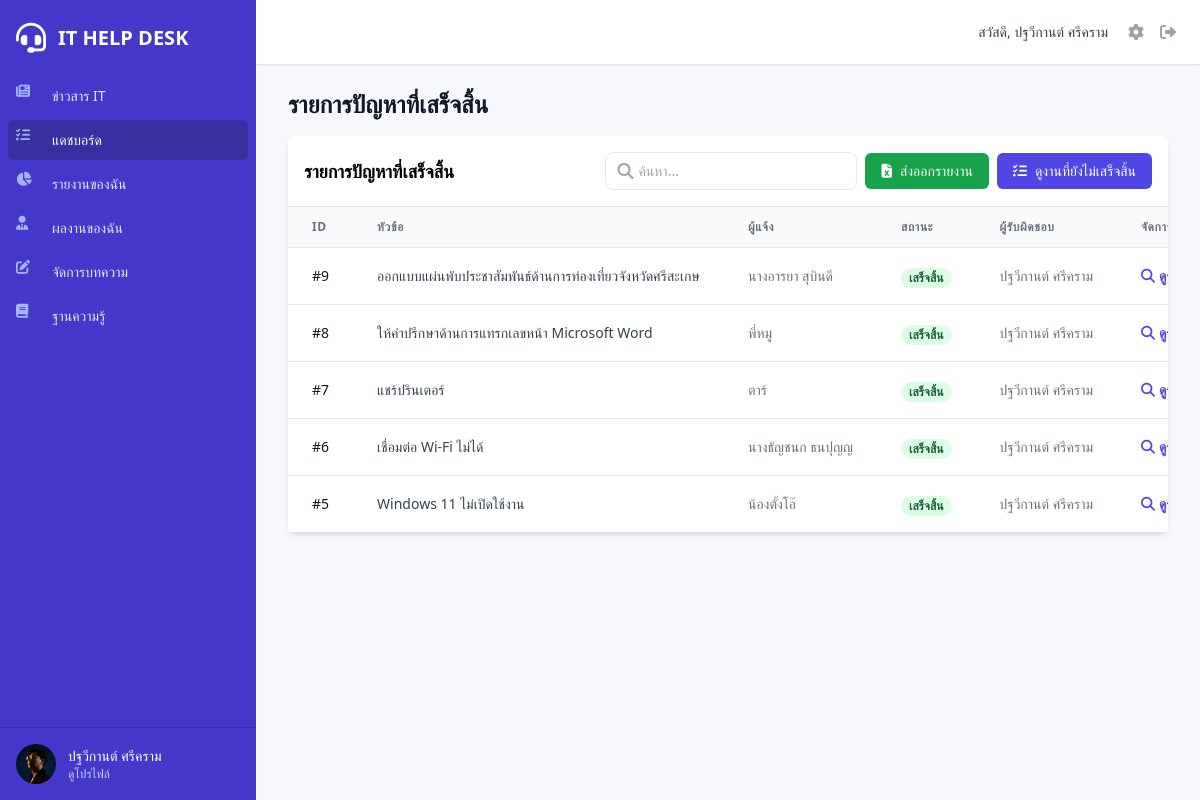
The page /it_dashboard.php?view=done (signed in) on the database its author committed.
### tables this page shows
CREATE TABLE `users` (
  `id` int(11) NOT NULL,
  `fullname` varchar(255) NOT NULL,
  `position` varchar(255) DEFAULT NULL,
  `department` varchar(255) DEFAULT NULL,
  `division` varchar(255) DEFAULT NULL,
  `phone` varchar(50) DEFAULT NULL,
  `line_id` varchar(100) DEFAULT NULL,
  `email` varchar(255) NOT NULL,
  `password` varchar(255) NOT NULL,
  `image_url` varchar(255) DEFAULT 'assets/images/user.png',
  `role` enum('user','it','admin') NOT NULL DEFAULT 'user',
  `created_at` timestamp NOT NULL DEFAULT current_timestamp()
);

CREATE TABLE `issues` (
  `id` int(11) NOT NULL,
  `user_id` int(11) DEFAULT NULL,
  `reporter_name` varchar(255) NOT NULL,
  `reporter_contact` varchar(255) NOT NULL,
  `reporter_position` varchar(255) DEFAULT NULL,
  `reporter_department` varchar(255) DEFAULT NULL,
  `division` varchar(255) DEFAULT NULL,
  `category` varchar(100) NOT NULL,
  `title` varchar(255) NOT NULL,
  `description` text NOT NULL,
  `urgency` enum('ด่วนมาก','ปกติ','สามารถรอได้') NOT NULL,
  `status` enum('pending','in_progress','done','cannot_resolve','awaiting_parts') NOT NULL DEFAULT 'pending',
  `assigned_to` int(11) DEFAULT NULL,
  `created_at` timestamp NOT NULL DEFAULT current_timestamp(),
  `updated_at` timestamp NOT NULL DEFAULT current_timestamp() ON UPDATE current_timestamp(),
  `completed_at` timestamp NULL DEFAULT NULL,
  `satisfaction_rating` int(1) DEFAULT NULL COMMENT 'คะแนนความพึงพอใจ 1-5',
  `signature_image` varchar(255) DEFAULT NULL COMMENT 'เส้นทางไฟล์รูปภาพลายเซ็น'
);

### includes/functions.php (called while the page is built, shortened)
<?php
function get_user_avatar($image_url) {
    $default_avatar = 'assets/images/user.png';
    if (!empty($image_url) && file_exists($image_url)) {
        return $image_url;
    }
    return $default_avatar;
}
function getUserById($id, $conn) {
    $stmt = $conn->prepare("SELECT * FROM users WHERE id = ?");
    $stmt->bind_param("i", $id);
    $stmt->execute();
    $result = $stmt->get_result();
    $user = $result->fetch_assoc();
    return $user;
}
function getUserNameById($id, $conn) {
    $user = getUserById($id, $conn);
    return $user ? htmlspecialchars($user['fullname']) : '-';
}
?>

### it_dashboard.php (the view, shortened to what this page needs)
<?php
require_once 'includes/functions.php';
$items_per_page = 5;
$current_page = isset($_GET['page']) ? (int)$_GET['page'] : 1;
$offset = ($current_page - 1) * $items_per_page;
$view = $_GET['view'] ?? 'active';
$search_term = trim($_GET['search'] ?? '');
$sql_conditions = [];
$params = [];
$types = "";
if ($view === 'done') {
    $page_title = "รายการปัญหาที่เสร็จสิ้น";
    $sql_conditions[] = "status = 'done'";
    if ($_SESSION['role'] === 'it') {
        $sql_conditions[] = "assigned_to = ?";
        $params[] = $_SESSION['user_id'];
        $types .= "i";
    }
} else {
    $page_title = "รายการปัญหา (ที่ยังไม่เสร็จสิ้น)";
    $sql_conditions[] = "status != 'done'";
}
$where_clause = !empty($sql_conditions) ? " WHERE " . implode(" AND ", $sql_conditions) : "";
$sql = "SELECT * FROM issues" . $where_clause . " ORDER BY created_at DESC LIMIT ? OFFSET ?";
array_push($params, $items_per_page, $offset);
$types .= "ii";
$stmt = $conn->prepare($sql);
$stmt->bind_param($types, ...$params);
$stmt->execute();
$result = $stmt->get_result();
require_once 'includes/header.php';
$status_text_map = [
    'pending' => 'รอตรวจสอบ',
    'in_progress' => 'กำลังดำเนินการ',
    'done' => 'เสร็จสิ้น',
    'cannot_resolve' => 'แก้ไขไม่ได้'
];
$status_color_map = [
    'pending' => 'bg-yellow-100 text-yellow-800',
    'in_progress' => 'bg-blue-100 text-blue-800',
    'done' => 'bg-green-100 text-green-800',
    'cannot_resolve' => 'bg-red-100 text-red-800'
];
?>
<div class="bg-white rounded-lg shadow-md">
    <div class="p-4 flex flex-col sm:flex-row justify-between items-start sm:items-center gap-4 border-b">
       <h3 class="font-semibold text-lg"><?php echo htmlspecialchars($page_title); ?></h3>
       <div class="flex items-center space-x-2 w-full sm:w-auto">
            <form method="GET" action="it_dashboard.php" class="flex-grow sm:flex-grow-0">
                <div class="relative">
                    <input type="text" name="search" placeholder="ค้นหา..." value="<?php echo htmlspecialchars($search_term); ?>" class="w-full pl-8 pr-4 py-2 border rounded-lg text-sm focus:outline-none focus:ring-2 focus:ring-indigo-500">
                    <i class="fa-solid fa-search absolute left-3 top-1/2 -translate-y-1/2 text-gray-400"></i>
                </div>
            </form>
            <?php if ($_SESSION['role'] === 'it'): ?>
                <a href="export_report.php?user_id=<?php echo $_SESSION['user_id']; ?>" class="px-4 py-2 bg-green-600 text-white rounded-md text-sm hover:bg-green-700 whitespace-nowrap">
                    <i class="fa-solid fa-file-excel mr-2"></i>ส่งออกรายงาน
                </a>
            <?php endif; ?>
            <?php if ($view === 'done'): ?>
                <a href="it_dashboard.php" class="px-4 py-2 bg-indigo-600 text-white rounded-md text-sm hover:bg-indigo-700 whitespace-nowrap">
                    <i class="fa-solid fa-list-check mr-2"></i>ดูงานที่ยังไม่เสร็จสิ้น
                </a>
            <?php else: ?>
                <a href="it_dashboard.php?view=done" class="px-4 py-2 bg-green-500 text-white rounded-md text-sm hover:bg-green-600 whitespace-nowrap">
                    <i class="fa-solid fa-check-double mr-2"></i>ดูงานที่เสร็จสิ้นแล้ว
                </a>
            <?php endif; ?>
       </div>
   </div>
   <div class="overflow-x-auto">
        <table class="min-w-full divide-y divide-gray-200">
            <thead class="bg-gray-50">
                <tr>
                    <th class="px-6 py-3 text-left text-xs font-bold text-gray-500 uppercase tracking-wider">ID</th>
                    <th class="px-6 py-3 text-left text-xs font-bold text-gray-500 uppercase tracking-wider">หัวข้อ</th>
                    <th class="px-6 py-3 text-left text-xs font-bold text-gray-500 uppercase tracking-wider">ผู้แจ้ง</th>
                    <th class="px-6 py-3 text-left text-xs font-bold text-gray-500 uppercase tracking-wider">สถานะ</th>
                    <th class="px-6 py-3 text-left text-xs font-bold text-gray-500 uppercase tracking-wider">ผู้รับผิดชอบ</th>
                    <th class="px-6 py-3 text-left text-xs font-bold text-gray-500 uppercase tracking-wider">จัดการ</th>
                </tr>
            </thead>
            <tbody class="bg-white divide-y divide-gray-200">
                <?php if ($result && $result->num_rows > 0): ?>
                    <?php while($issue = $result->fetch_assoc()): ?>
                        <tr class="hover:bg-gray-50">
                            <td class="px-6 py-4 whitespace-nowrap text-sm font-medium text-gray-900">#<?php echo $issue['id']; ?></td>
                            <td class="px-6 py-4 whitespace-nowrap text-sm text-gray-700"><?php echo htmlspecialchars($issue['title']); ?></td>
                            <td class="px-6 py-4 whitespace-nowrap text-sm text-gray-500"><?php echo htmlspecialchars($issue['reporter_name']); ?></td>
                            <td class="px-6 py-4 whitespace-nowrap">
                                <span class="px-2 inline-flex text-xs leading-5 font-semibold rounded-full
                                <?php echo $status_color_map[$issue['status']] ?? 'bg-gray-100 text-gray-800'; ?>">
                                    <?php echo $status_text_map[$issue['status']] ?? htmlspecialchars($issue['status']); ?>
                                </span>
                            </td>
                            <td class="px-6 py-4 whitespace-nowrap text-sm text-gray-500">
                                <?php echo getUserNameById($issue['assigned_to'], $conn); ?>
                            </td>
                            <td class="px-6 py-4 whitespace-nowrap text-sm font-medium">
                                <?php if ($issue['status'] === 'pending' && is_null($issue['assigned_to']) && $_SESSION['role'] === 'it'): ?>
                                    <a href="issue_action.php?action=accept&id=<?php echo $issue['id']; ?>" class="text-white bg-blue-500 hover:bg-blue-600 px-3 py-1 rounded-md text-xs font-semibold">รับงาน</a>
                                <?php else: ?>
                                    <a href="issue_view.php?id=<?php echo $issue['id']; ?>" class="text-indigo-600 hover:text-indigo-900 font-semibold"><i class="fa-solid fa-magnifying-glass mr-1"></i>ดูรายละเอียด</a>
                                <?php endif; ?>
                            </td>
                        </tr>
                    <?php endwhile; ?>
                <?php endif; ?>
            </tbody>
        </table>
    </div>
</div>
<?php
require_once 'includes/footer.php';
?>

### includes/sidebar_content.php (shortened to what this page needs)
<div class="flex-1 flex flex-col pt-5 pb-4 overflow-y-auto">
    <div class="flex items-center flex-shrink-0 px-4">
        <i class="fa-solid fa-headset text-3xl text-white"></i>
        <span class="ml-3 font-bold text-xl text-white">IT HELP DESK</span>
    </div>
    <nav class="mt-5 flex-1 px-2 space-y-1">
        <?php
        $baseLinkClass = "group flex items-center px-2 py-2 text-sm font-medium rounded-md transition-colors duration-200";
        $inactiveLinkClass = "text-indigo-100 hover:bg-indigo-600";
        $activeLinkClass = "bg-indigo-800 text-white";
        foreach ($menu_items as $url => $item) {
            $isActive = ($current_page === $url) || ($url === 'news.php' && $current_page === 'article_view.php');
            $class = $isActive ? $activeLinkClass : $inactiveLinkClass;
            echo "<a href='$url' class='$baseLinkClass $class'>";
            echo "<i class='fa-solid " . $item['icon'] . " mr-3 flex-shrink-0 h-6 w-6 text-indigo-300'></i>";
            echo $item['title'];
            echo "</a>";
        }
        ?>
    </nav>
</div>
<div class="flex-shrink-0 flex border-t border-indigo-800 p-4">
    <a href="profile.php" class="flex-shrink-0 w-full group block">
        <div class="flex items-center">
            <div>
                <img class="inline-block h-10 w-10 rounded-full object-cover"
                     src="<?php echo htmlspecialchars(get_user_avatar($user_data['image_url'] ?? null)); ?>" alt="">
            </div>
            <div class="ml-3">
                <p class="text-sm font-medium text-white"><?php echo htmlspecialchars($_SESSION['fullname']); ?></p>
                <p class="text-xs font-medium text-indigo-200 group-hover:text-white">ดูโปรไฟล์</p>
            </div>
        </div>
    </a>
</div>

### assets/css/style.css (style rules this page uses)
body { font-family: 'Sarabun', sans-serif; background-color: #f7f8fc; }

### rows shown on the page
users: image_url (picture)
issues: id "9", title "ออกแบบแผ่นพับประชาสัมพันธ์ด้านการท่องเที่ยวจังหวัดศรีสะเกษ", reporter_name "นางอารยา สุบินดี", status "เสร็จสิ้น", assigned_to.fullname "ปฐวีกานต์ ศรีคราม"
issues: id "8", title "ให้คำปรึกษาด้านการแทรกเลขหน้า Microsoft Word", reporter_name "พี่หมู", status "เสร็จสิ้น", assigned_to.fullname "ปฐวีกานต์ ศรีคราม"
issues: id "7", title "แชร์ปรินเตอร์", reporter_name "ตาร์", status "เสร็จสิ้น", assigned_to.fullname "ปฐวีกานต์ ศรีคราม"
issues: id "6", title "เชื่อมต่อ Wi-Fi ไม่ได้", reporter_name "นางธัญชนก ธนปุญญ", status "เสร็จสิ้น", assigned_to.fullname "ปฐวีกานต์ ศรีคราม"
issues: id "5", title "Windows 11 ไม่เปิดใช้งาน", reporter_name "น้องตั้งโอ๊", status "เสร็จสิ้น", assigned_to.fullname "ปฐวีกานต์ ศรีคราม"

### other values the page prints
$item['title'] "ข่าวสาร IT"
$item['title'] "แดชบอร์ด"
$item['title'] "รายงานของฉัน"
$item['title'] "ผลงานของฉัน"
$item['title'] "จัดการบทความ"
$item['title'] "ฐานความรู้"
$_SESSION['fullname'] "ปฐวีกานต์ ศรีคราม"
$page_title "รายการปัญหาที่เสร็จสิ้น"
